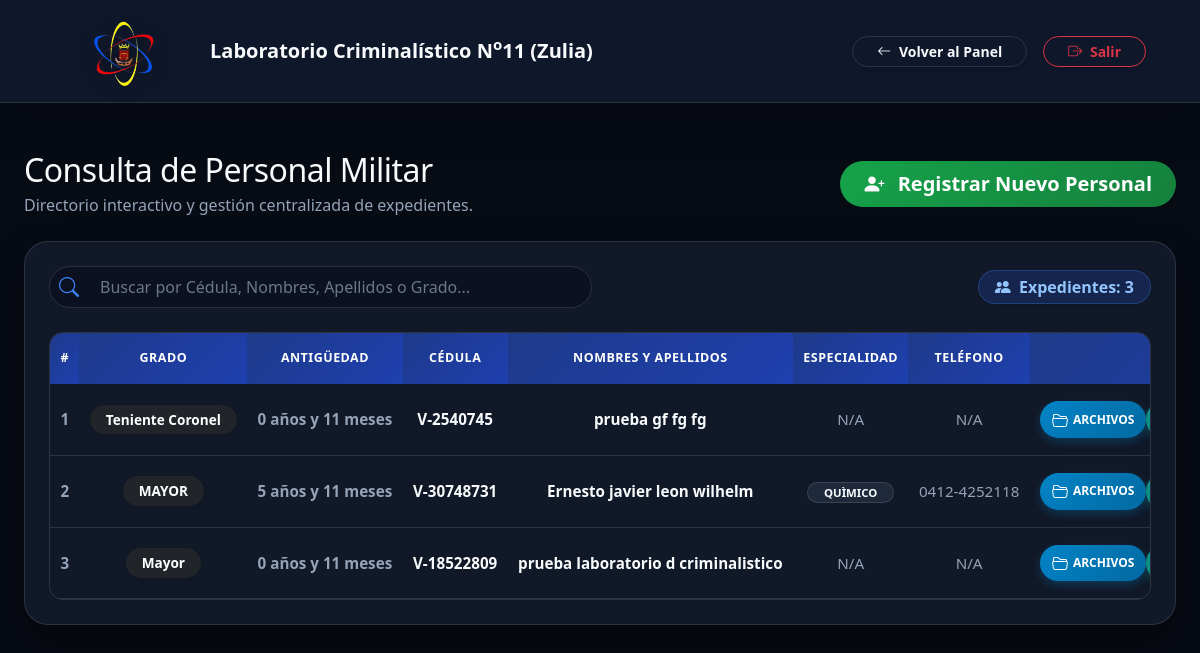
Page /gnb/consulta_personal.php (signed in) on the committed database.
### tables this page shows
CREATE TABLE `personal` (
  `id` int(11) NOT NULL,
  `numero_carnet` varchar(50) DEFAULT NULL,
  `unidad_brigada` varchar(150) DEFAULT 'LABORATORIO CRIMINALISTICO NRO. 11',
  `destacamento_batallon` varchar(100) DEFAULT 'SLCCT',
  `componente` varchar(100) DEFAULT 'GNB',
  `grado` varchar(100) DEFAULT NULL,
  `apellidos` varchar(100) DEFAULT NULL,
  `nombres` varchar(100) DEFAULT NULL,
  `cedula` varchar(30) NOT NULL,
  `sexo` char(1) DEFAULT 'M',
  `antecedentes_observaciones` text DEFAULT NULL,
  `lugar_nacimiento` varchar(150) DEFAULT NULL,
  `fecha_nacimiento` date DEFAULT NULL,
  `promocion` varchar(150) DEFAULT NULL,
  `escuela_graduacion` varchar(150) DEFAULT NULL,
  `fecha_ingreso` date DEFAULT NULL,
  `categoria` varchar(50) DEFAULT NULL,
  `especialidad` varchar(100) DEFAULT NULL,
  `ano_graduacion` int(11) DEFAULT NULL,
  `estado_civil` varchar(50) DEFAULT 'Soltero/a',
  `edad` int(11) DEFAULT NULL,
  `grupo_sang` varchar(10) DEFAULT NULL,
  `anos_servicio` int(11) DEFAULT 0,
  `meses_servicio` int(11) DEFAULT 0,
  `talla_zapato` varchar(10) DEFAULT NULL,
  `talla_camisa` varchar(10) DEFAULT NULL,
  `talla_pantalon` varchar(10) DEFAULT NULL,
  `talla_gorra` varchar(10) DEFAULT NULL,
  `talla_patriota` varchar(10) DEFAULT NULL,
  `direccion` text DEFAULT NULL,
  `direccion_emergencia` text DEFAULT NULL,
  `telefono_celular` varchar(30) DEFAULT NULL,
  `telefono_habitacion` varchar(30) DEFAULT NULL,
  `correo` varchar(150) DEFAULT NULL,
  `contacto_emergencia_telefono` varchar(30) DEFAULT NULL,
  `creado_en` timestamp NOT NULL DEFAULT current_timestamp()
);

### gnb/consulta_personal.php (the view, shortened to what this page needs)
<?php
require_once 'conexion.php';
$rol_actual = $_SESSION['usuario_rol'] ?? 'usuario';
try {
    $stmt = $pdo->query("
        SELECT * FROM personal
        ORDER BY
        CASE grado
            WHEN 'General en Jefe' THEN 1
            WHEN 'Mayor General' THEN 2
            WHEN 'General de Division' THEN 3
            WHEN 'General de Brigada' THEN 4
            WHEN 'Coronel' THEN 5
            WHEN 'Teniente Coronel' THEN 6
            WHEN 'Mayor' THEN 7
            WHEN 'Capitan' THEN 8
            WHEN 'Primer Teniente' THEN 9
            WHEN 'Teniente' THEN 10
            WHEN 'Sargento Supervisor' THEN 11
            WHEN 'Sargento Ayudante' THEN 12
            WHEN 'Sargento Mayor de Primera' THEN 13
            WHEN 'Sargento Mayor de Segunda' THEN 14
            WHEN 'Sargento Mayor de Tercera' THEN 15
            WHEN 'Sargento Primero' THEN 16
            WHEN 'Sargento Segundo' THEN 17
            WHEN 'Distinguido' THEN 18
            WHEN 'Cabo Primero' THEN 19
            WHEN 'Cabo Segundo' THEN 20
            ELSE 21
        END ASC,
        anos_servicio DESC,
        meses_servicio DESC,
        id DESC
    ");
    $personal_raw = $stmt->fetchAll(PDO::FETCH_ASSOC);
    $personal = [];
    if (count($personal_raw) > 0) {
        $ids = array_column($personal_raw, 'id');
        $placeholders = implode(',', array_fill(0, count($ids), '?'));
        $stmt_f = $pdo->prepare("SELECT * FROM personal_fotos WHERE personal_id IN ($placeholders)");
        $stmt_f->execute($ids);
        $fotos_map = [];
        while ($row = $stmt_f->fetch(PDO::FETCH_ASSOC)) {
            $fotos_map[$row['personal_id']] = $row;
        }
        $stmt_fam = $pdo->prepare("SELECT * FROM personal_familiares WHERE personal_id IN ($placeholders)");
        $stmt_fam->execute($ids);
        $fam_map = [];
        while ($row = $stmt_fam->fetch(PDO::FETCH_ASSOC)) {
            $fam_map[$row['personal_id']] = $row;
        }
        $stmt_h = $pdo->prepare("SELECT * FROM personal_hijos WHERE personal_id IN ($placeholders)");
        $stmt_h->execute($ids);
        $hijos_map = [];
        while ($row = $stmt_h->fetch(PDO::FETCH_ASSOC)) {
            $hijos_map[$row['personal_id']][] = $row;
        }
        $stmt_c = $pdo->prepare("SELECT * FROM personal_cursos WHERE personal_id IN ($placeholders)");
        $stmt_c->execute($ids);
        $cursos_map = [];
        while ($row = $stmt_c->fetch(PDO::FETCH_ASSOC)) {
            $cursos_map[$row['personal_id']][] = $row;
        }
        foreach ($personal_raw as $p) {
            $pid = $p['id'];
            $p['fotos'] = $fotos_map[$pid] ?? [];
            $p['familiares'] = $fam_map[$pid] ?? [];
            $p['hijos'] = $hijos_map[$pid] ?? [];
            $p['cursos'] = $cursos_map[$pid] ?? [];
            $personal[] = $p;
        }
    }
} catch (PDOException $e) {
    $mensaje = "Error al consultar la base de datos: " . $e->getMessage();
    $tipo_mensaje = "danger";
    $personal = [];
}
?>
<!DOCTYPE html>
<html lang="es">
<head>
    <link href="css/bootstrap.min.css" rel="stylesheet">
    <link href="css/bootstrap-icons.css" rel="stylesheet">
</head>
<body>
    <nav class="navbar navbar-expand-lg navbar-dark navbar-gnb shadow-lg py-3 sticky-top">
        <div class="container px-4">
            <a class="navbar-brand fw-bold fs-5 d-flex align-items-center" href="dashboard.php" style="color: var(--text-main);">
                <img src="imagen/logo_gnb.png?v=<?php echo time(); ?>" alt="Escudo GNB" class="me-3"> Laboratorio Criminalístico N<sup>o</sup> 11 (Zulia)
            </a>
            <div class="d-flex align-items-center gap-3">
                <a href="dashboard.php" class="btn btn-nav-custom btn-sm rounded-pill px-4 fw-semibold shadow-sm">
                    <i class="bi bi-arrow-left me-1"></i> Volver al Panel
                </a>
                <button type="button" class="btn btn-outline-danger btn-sm rounded-pill px-4 fw-semibold shadow-sm" data-bs-toggle="modal" data-bs-target="#modalCerrarSesion">
                    <i class="bi bi-box-arrow-right me-1"></i> Salir
                </button>
            </div>
        </div>
    </nav>
    <div class="container-fluid py-5 px-3 px-lg-4">
        <div class="container-limited">
            <div class="d-flex flex-column flex-md-row justify-content-between align-items-md-center gap-3 mb-4">
                <div>
                    <h2 class="fw-extrabold mb-1" style="color: var(--text-main); letter-spacing: -0.5px;">Consulta de Personal Militar</h2>
                    <p class="mb-0 text-muted">Directorio interactivo y gestión centralizada de expedientes.</p>
                </div>
                <?php if ($rol_actual === 'admin'): ?>
                    <a href="registro_personal.php" class="btn btn-success btn-lg rounded-pill fw-bold shadow-sm px-4 py-2" style="background: linear-gradient(135deg, #16a34a, #15803d); border:none;">
                        <i class="bi bi-person-plus-fill me-2"></i> Registrar Nuevo Personal
                    </a>
                <?php endif; ?>
            </div>
            <div class="card main-card p-4">
                <div class="row align-items-center mb-4 g-3">
                    <div class="col-md-6 search-box">
                        <i class="bi bi-search fs-5"></i>
                        <input type="text" id="inputBuscador" class="form-control form-control-lg fs-6" placeholder="Buscar por Cédula, Nombres, Apellidos o Grado..." onkeyup="filtrarTabla()">
                    </div>
                    <div class="col-md-6 text-md-end d-flex justify-content-md-end justify-content-center align-items-center">
                        <span class="badge badge-expedientes fs-6 px-3 py-2 rounded-pill shadow-sm fw-semibold">
                            <i class="bi bi-people-fill me-1"></i> Expedientes: <strong id="totalRegistros"><?php echo count($personal); ?></strong>
                        </span>
                    </div>
                </div>
                <div class="table-responsive">
                    <table class="table table-hover align-middle mb-0" id="tablaPersonal">
                        <thead>
                            <tr>
                                <th class="text-center" style="width: 50px;">#</th>
                                <th class="text-center">Grado</th>
                                <th class="text-center">Antigüedad</th>
                                <th class="text-center">Cédula</th>
                                <th class="text-center">Nombres y Apellidos</th>
                                <th class="text-center">Especialidad</th>
                                <th class="text-center">Teléfono</th>
                                <th class="text-center" style="width: 360px;">Acciones Directas</th>
                            </tr>
                        </thead>
                        <tbody>
                            <?php if (count($personal) > 0): ?>
                                <?php foreach ($personal as $index => $row):
                                    $nombres_apellidos = trim(($row['nombres'] ?? '') . ' ' . ($row['apellidos'] ?? ''));
                                    $especialidad = trim($row['especialidad'] ?? '');
                                    if ($especialidad === '' || strcasecmp($especialidad, 'N/A') === 0) {
                                        $especialidad_html = '<span class="text-muted">N/A</span>';
                                    } else {
                                        $especialidad_html = '<span class="badge badge-especialidad px-3 py-1.5 rounded-pill">' . htmlspecialchars($especialidad) . '</span>';
                                    }
                                ?>
                                    <tr>
                                        <td class="text-center fw-bold text-muted"><?php echo $index + 1; ?></td>
                                        <td class="text-center">
                                            <span class="badge bg-dark text-white rounded-pill px-3 py-2 fw-bold shadow-sm" style="font-size: 0.85rem;">
                                                <?php echo htmlspecialchars($row['grado'] ?? 'N/A'); ?>
                                            </span>
                                        </td>
                                        <td class="text-center text-nowrap text-muted">
                                            <span class="fw-semibold">
                                                <?php
                                                    $anos = (int)($row['anos_servicio'] ?? 0);
                                                    $meses = (int)($row['meses_servicio'] ?? 0);
                                                    echo $anos . ' año' . ($anos == 1 ? '' : 's') . ' y ' . $meses . ' mes' . ($meses == 1 ? '' : 'es');
                                                ?>
                                            </span>
                                        </td>
                                        <td class="text-center text-nowrap">
                                            <span class="fw-bold" style="color: var(--text-main);">
                                                <?php echo htmlspecialchars($row['cedula']); ?>
                                            </span>
                                        </td>
                                        <td class="text-center fw-semibold text-nowrap">
                                            <?php echo htmlspecialchars($nombres_apellidos ?: 'N/A'); ?>
                                        </td>
                                        <td class="text-center">
                                            <?php echo $especialidad_html; ?>
                                        </td>
                                        <td class="text-center text-nowrap text-muted">
                                            <?php
                                                $tel = trim($row['telefono_celular'] ?? '');
                                                if (strlen($tel) === 11 && strpos($tel, '-') === false) {
                                                    $telFormatted = substr($tel, 0, 4) . '-' . substr($tel, 4);
                                                } else {
                                                    $telFormatted = $tel;
                                                }
                                                echo htmlspecialchars($telFormatted ?: 'N/A');
                                            ?>
                                        </td>
                                        <td class="text-center">
                                            <div class="d-flex justify-content-center align-items-center gap-1.5">
                                                <button type="button" class="btn-action-custom btn-archivos" title="Ver Cédula y Fotografías" data-bs-toggle="modal" data-bs-target="#modalArchivos<?php echo $row['id']; ?>">
                                                    <i class="bi bi-folder2-open fs-6"></i> Archivos
                                                </button>
                                                <button type="button" class="btn-action-custom btn-formacion" title="Ver Títulos, Cursos y Talleres" data-bs-toggle="modal" data-bs-target="#modalCursos<?php echo $row['id']; ?>">
                                                </button>
                                            </div>
                                        </td>
                                    </tr>
                                <?php endforeach; ?>
                            <?php endif; ?>
                        </tbody>
                    </table>
                </div>
            </div>
        </div>
    </div>
</body>
</html>

### rows in the picture
personal: grado "Teniente Coronel", anos_servicio "0", meses_servicio "11", cedula "V-2540745", nombres+apellidos "prueba gf fg fg", especialidad "N/A", telefono_celular "N/A"
personal: grado "MAYOR", anos_servicio "5", meses_servicio "11", cedula "V-30748731", nombres+apellidos "Ernesto javier leon wilhelm", especialidad "QUÌMICO", telefono_celular "0412-4252118"
personal: grado "Mayor", anos_servicio "0", meses_servicio "11", cedula "V-18522809", nombres+apellidos "prueba laboratorio d criminalistico", especialidad "N/A", telefono_celular "N/A"

### other values in the picture
count($personal) "3"
